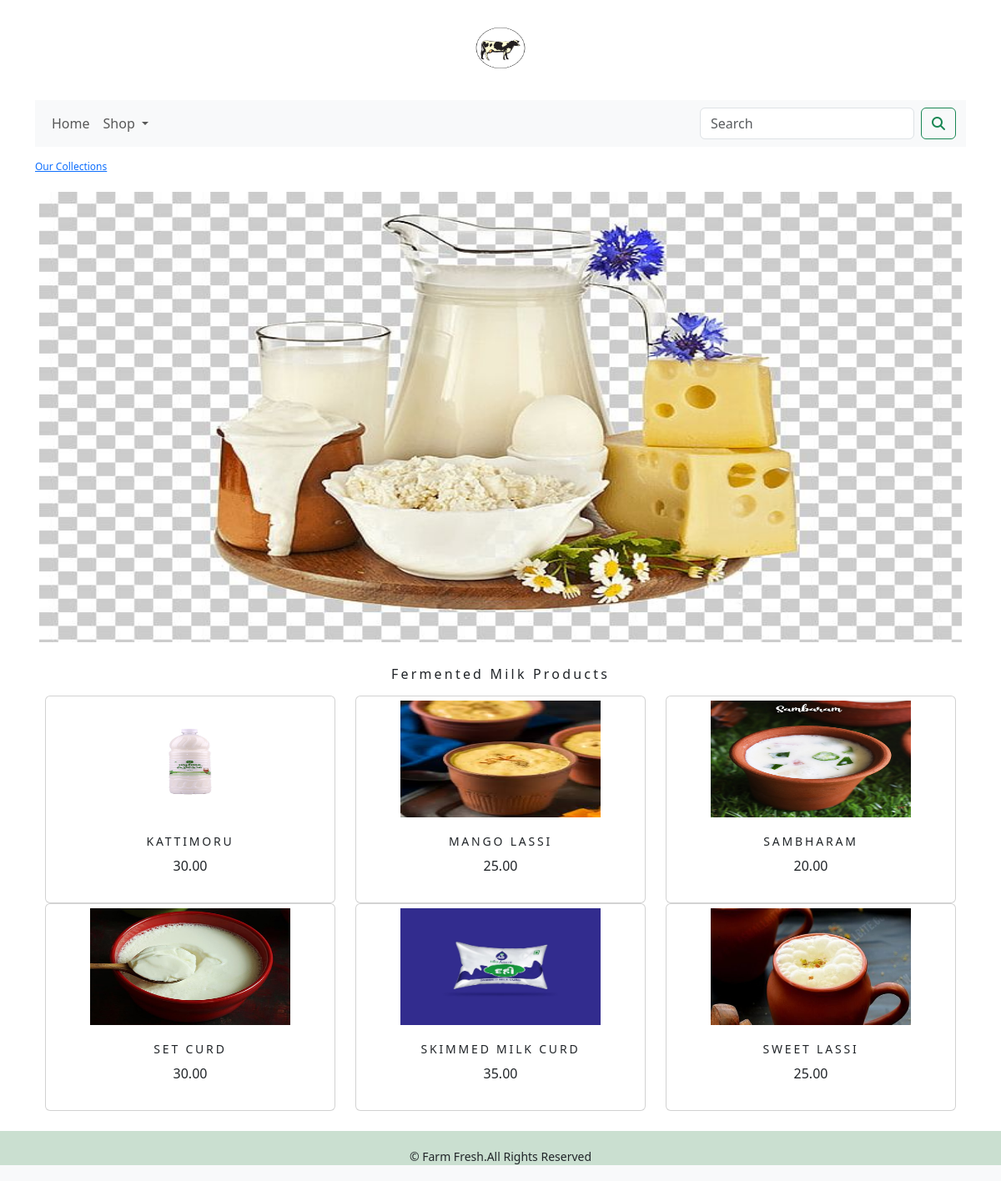
The page /shop/fermented-milk-products/ on the database its author committed.
### shop/models.py (models this page shows, shortened)
class Category(models.Model):
    name=models.CharField(max_length=250,unique=True)
    slug=models.SlugField(max_length=250,unique=True)
    description=models.TextField(blank=True)
    image=models.ImageField(upload_to='category',blank=True)
    class Meta:
        ordering=('name',)
        verbose_name='category'
        verbose_name_plural='categories'
    def get_url(self):
        return reverse('shop:products_by_category',args=[self.slug])

class Product(models.Model):
    name=models.CharField(max_length=250,unique=True)
    slug=models.SlugField(max_length=250,unique=True)
    description = models.TextField(blank=True)
    price=models.DecimalField(max_digits=10,decimal_places=2)
    category=models.ForeignKey(Category,on_delete=models.CASCADE)
    image = models.ImageField(upload_to='product', blank=True)
    stock=models.IntegerField()
    available=models.BooleanField(default=True)
    created=models.DateTimeField(auto_now_add=True)
    updated=models.DateTimeField(auto_now_add=True)
    def get_url(self):
        return reverse('shop:ProdCatDetails',args=[self.category.slug,self.slug])
    class Meta:
        ordering=('name',)
        verbose_name='product'
        verbose_name_plural='products'

### shop/views.py (the view)
# urls.py: path('',views.allProdCat,name='allProdCat'),
def allProdCat(request,c_slug=None):
    c_page=None
    products_list=None
    if c_slug!=None:
        c_page=get_object_or_404(Category,slug=c_slug)
        products_list=Product.objects.all().filter(category=c_page,available=True)
    else:
        products_list=Product.objects.all().filter(available=True)
    paginator= Paginator(products_list,6)
    try:
        page=int(request.GET.get('page','1'))
    except:
        page=1
    try:
        products=paginator.page(page)
    except(EmptyPage, InvalidPage):
         products=paginator.page(paginator.num_pages)
    return render(request,"category.html",{'category':c_page,'products':products})

### cart/context_processors.py (called while the page is built)
def counter(request):
    item_count=0
    if 'admin' in request.path:
        return  {}
    else:
        try:
            cart=Cart.objects.filter(cart_id=_cart_id(request))
            cart_items=CartItem.objects.all().filter(cart=cart[:1])
            for cart_item in cart_items:
                item_count += cart_item.quantity
        except Cart.DoesNotExist:
            item_count =0
    return dict(item_count=item_count)

### cart/views.py (called while the page is built)
def _cart_id(request):
    cart=request.session.session_key
    if not cart:
        cart=request.session.create()
    return cart

### shop/context_processors.py (called while the page is built)
def menu_links(request):
    links = Category.objects.all()
    return dict(links=links)

### templates/category.html (shortened to what this page needs)
{% extends 'base.html' %}
{% load static %}
{% block content %}
    {% if category %}
        <div>
          <div class ="row my_row_class">
              <div class="mx_auto">
                  <p>
              <a  href="{% url 'shop:allProdCat' %}"> Our Collections </a>
            </p>
                  </div>
          </div>
        </div>
    {% endif %}
<div class ="mx_auto">
    {% if category %}
        <img class="my_image" src ="{{category.image.url}}" style="width=1250px; height:550px;" alt="{{category.name}}">
</div>
      <br>
<div>
    <h1 class="text-center my_title">
      {{category.name}}
    </h1>
</div>
    {% endif %}
<div class="container">
  <div class=" row mx_auto">
    {% for product in products.object_list %}
      <div class ="my_bottom margin col-12 col-sm-12 col-md-4 xol-lg-4">
        <div class ="card text-center" style="min-width:18rem;">
          <a href="{{product.get_url}}"> <img class="card-img-top my_image" src="{{product.image.url}}" style="width:250px; height:150px;" alt="{{product.name}}"> </a>
        <div class="card-body">
          <h4> {{product.name}} </h4>
          <p> {{product.price}} </p>
        </div>
        </div>
      </div>
    {% endfor %}
  </div>
    <br>
</div>
{% endblock %}

### static/css/custom.css (style rules this page uses)
.my_row_class { padding-top:15px; }
.my_row_class .mx_auto { color:#000; font-size:12px; }
.my_image { width:100%; height:auto; }
.my_title { font-size:16px; text-transform:.uppercase; letter-spacing:.2em; }
.my_image { padding:5px; }
.card-body h4 { font-size:14px; text-transform:uppercase; letter-spacing:0.2em; }

### rows shown on the page
Category: image (picture), name "Fermented Milk Products"
Product: image (picture), name "KATTIMORU", price "30.00"
Product: image (picture), name "MANGO LASSI", price "25.00"
Product: image (picture), name "SAMBHARAM", price "20.00"
Product: image (picture), name "SET CURD", price "30.00"
Product: image (picture), name "SKIMMED MILK CURD", price "35.00"
Product: image (picture), name "SWEET LASSI", price "25.00"
